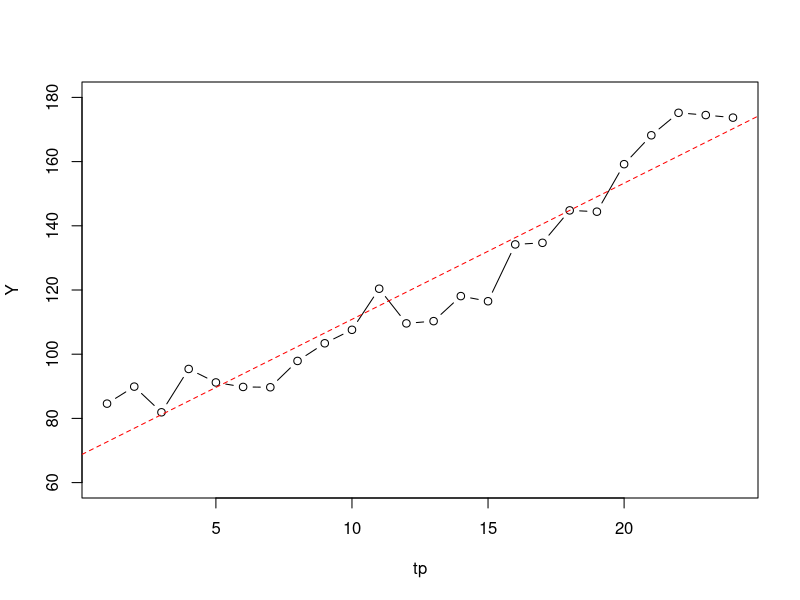

The R script that drew this image:
Y = ts(c (84.6, 89.9, 81.9, 
          95.4, 91.2, 89.8, 89.7, 
          97.9, 103.4, 107.6, 
          120.4, 109.6, 110.3, 
          118.1, 116.5, 134.2, 
          134.7, 144.8, 144.4, 
          159.2, 168.2, 175.2, 
          174.5, 173.7), frequency
       = 1)
tp = c(1:length(Y))
reg = lm (Y ~ tp)
plot(tp, Y, type= "b", 
     ylim = c(60,180))
abline(reg, col = "red", 
       lty = 2)
